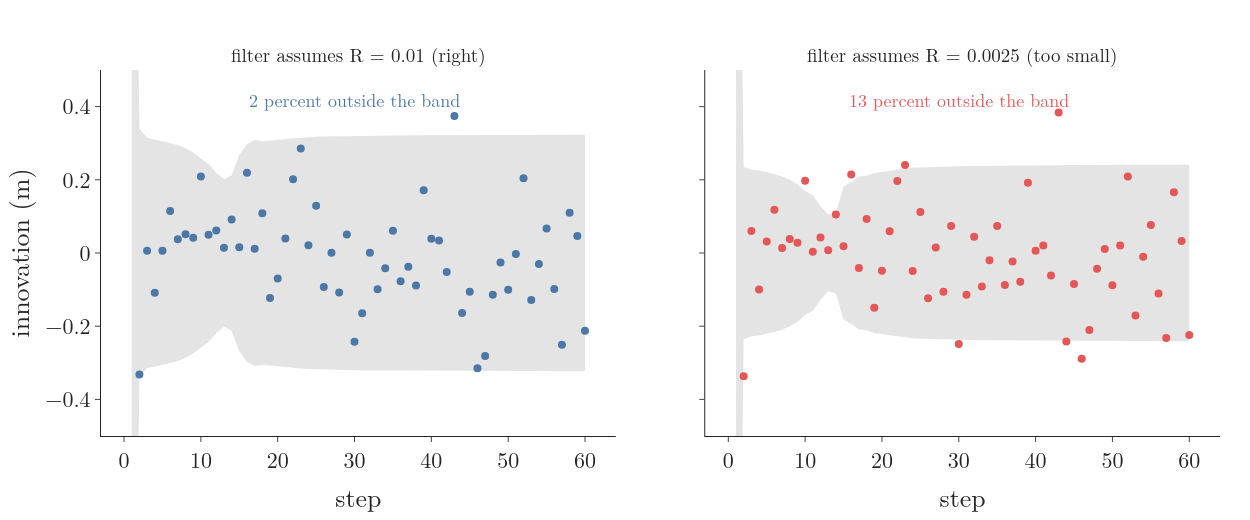

Python code for this plot:
"""The innovations of one run (y = reading minus predicted reading) with the band of two standard deviations the
filter itself predicts (2 sqrt(S)). With the right R about 95 percent of them fall inside; a filter that assumes
R = 0.0025 predicts a band half as wide, and many fall outside. Run: python innovation.py -> innovation.png"""
from pathlib import Path

import numpy as np
import plotly.graph_objects as go
from plotly.subplots import make_subplots
from gifkit import BLUE, FONT, RED
from ekfsim import ekf, simulate

here = Path(__file__).parent
xs, zs = simulate(0, T=60)
t = np.arange(1, 61)
fig = make_subplots(rows=1, cols=2, subplot_titles=["filter assumes R = 0.01 (right)", "filter assumes R = 0.0025 (too small)"],
                    horizontal_spacing=0.08, shared_yaxes=True)
for col, r, c in ((1, 0.01, BLUE), (2, 0.0025, RED)):
    rows = ekf(zs, r=r)
    y = np.array([q["y"] for q in rows]); band = 2 * np.sqrt([q["S"] for q in rows])
    out = np.mean(np.abs(y) > band)
    print(r, "share outside", round(out, 3))
    fig.add_trace(go.Scatter(x=np.r_[t, t[::-1]], y=np.r_[band, -band[::-1]], fill="toself", fillcolor="rgba(120,120,120,0.2)",
                             line=dict(width=0)), row=1, col=col)
    fig.add_trace(go.Scatter(x=t, y=y, mode="markers", marker=dict(color=c, size=8)), row=1, col=col)
    fig.add_annotation(x=30, y=0.42, text=f"{100 * out:.0f} percent outside the band", showarrow=False,
                       font=dict(size=18, color=c), row=1, col=col)
fig.update_yaxes(title="innovation (m)", range=[-0.5, 0.5], row=1, col=1)
fig.update_xaxes(title="step")
fig.update_layout(template="simple_white", font=FONT, width=1250, height=520, showlegend=False,
                  margin=dict(l=90, r=30, t=70, b=70))
fig.update_annotations(selector=dict(yref="paper"), font_size=19)
fig.write_image(here / "innovation.png")
